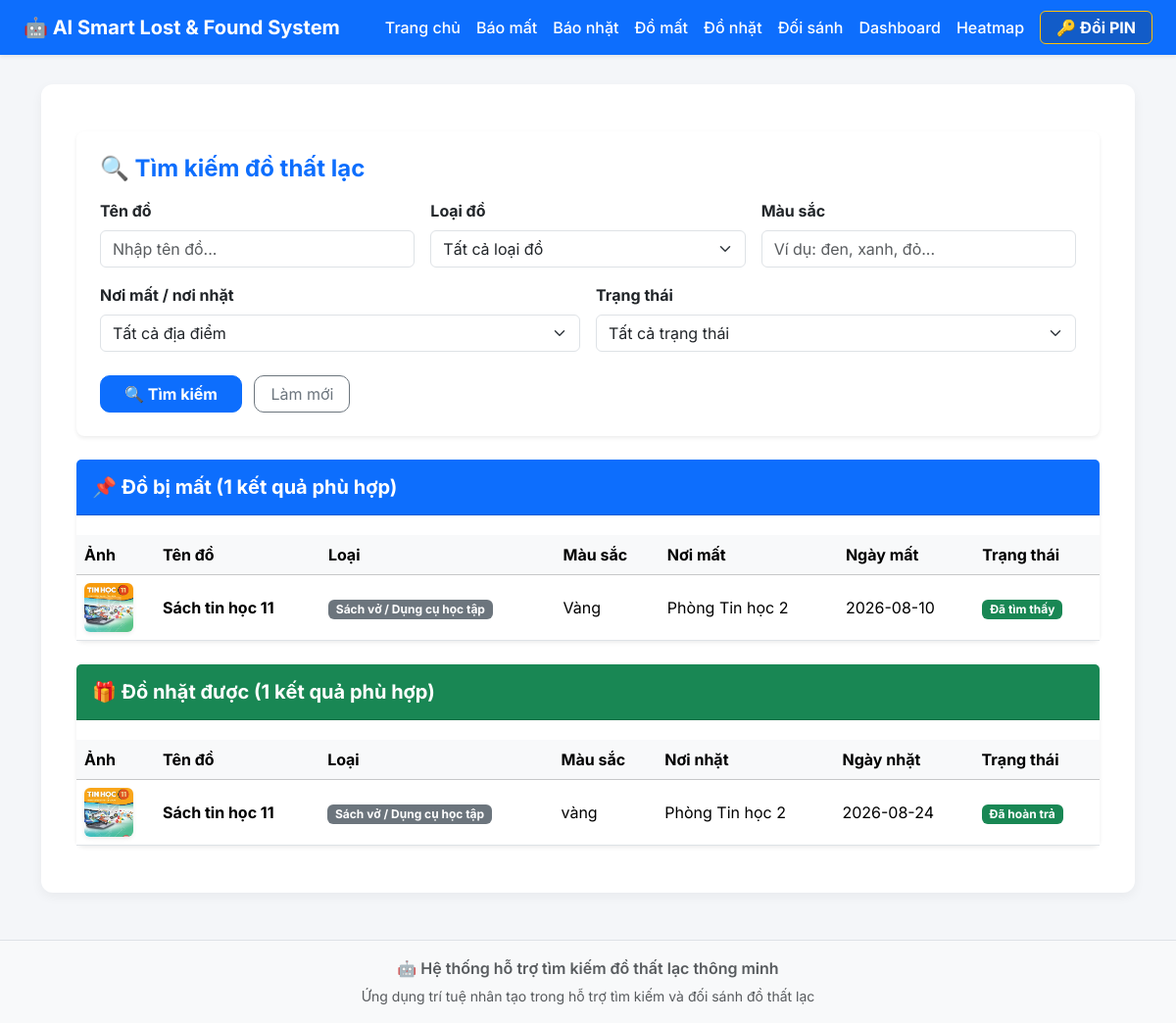
Screenshot of /search with the database file from the repository.
### models/lost_item.py (models this page shows, shortened)
class LostItem(db.Model):
    id = db.Column(
        db.Integer,
        primary_key=True
    )
    ten_do = db.Column(
        db.String(100)
    )
    loai_do = db.Column(
        db.String(100)
    )
    noi_mat = db.Column(
        db.String(100)
    )
    ngay_mat = db.Column(
        db.String(20)
    )
    mau_sac = db.Column(
    db.String(50)
    )
    hinh_anh = db.Column(
        db.String(200)
    )
    trang_thai = db.Column(
        db.String(30),
        default="DANG_TIM"
    )
    thoi_diem_tra = db.Column(
        db.DateTime,
        nullable=True
    )

### models/found_item.py (models this page shows)
class FoundItem(db.Model):
    id = db.Column(
        db.Integer,
        primary_key=True
    )
    ten_do = db.Column(
        db.String(100)
    )
    loai_do = db.Column(
        db.String(100)
    )
    noi_nhat = db.Column(
        db.String(200)
    )
    ngay_nhat = db.Column(
        db.String(50)
    )
    mau_sac = db.Column(
        db.String(50)
    )
    hinh_anh = db.Column(
        db.String(300)
    )
    trang_thai = db.Column(
        db.String(20),
        default="DANG_LUU_GIU"
    )
    thoi_diem_tra = db.Column(
        db.DateTime,
        nullable=True
    )

### app.py (the view)
@app.route("/search")
def search():
    keyword = request.args.get("keyword", "").strip()
    category = request.args.get("category", "").strip()
    location = request.args.get("location", "").strip()
    color = request.args.get("color", "").strip()
    status = request.args.get("status", "").strip()
    lost_query = LostItem.query
    if keyword:
        lost_query = lost_query.filter(LostItem.ten_do.contains(keyword))
    if category:
        lost_query = lost_query.filter(LostItem.loai_do == category)
    if location:
        lost_query = lost_query.filter(LostItem.noi_mat == location)
    if color:
        lost_query = lost_query.filter(LostItem.mau_sac.contains(color))
    if status in ("DANG_TIM", "DA_TIM"):
        lost_query = lost_query.filter(LostItem.trang_thai == status)
    elif status in ("DANG_LUU_GIU", "DA_TRA"):
        lost_query = lost_query.filter(LostItem.id == -1)
    lost_items = lost_query.order_by(LostItem.id.desc()).all()
    found_query = FoundItem.query
    if keyword:
        found_query = found_query.filter(FoundItem.ten_do.contains(keyword))
    if category:
        found_query = found_query.filter(FoundItem.loai_do == category)
    if location:
        found_query = found_query.filter(FoundItem.noi_nhat == location)
    if color:
        found_query = found_query.filter(FoundItem.mau_sac.contains(color))
    if status in ("DANG_LUU_GIU", "DA_TRA"):
        found_query = found_query.filter(FoundItem.trang_thai == status)
    elif status in ("DANG_TIM", "DA_TIM"):
        found_query = found_query.filter(FoundItem.id == -1)
    found_items = found_query.order_by(FoundItem.id.desc()).all()
    return render_template(
        "search.html",
        items=lost_items,
        lost_items=lost_items,
        found_items=found_items,
        keyword=keyword,
        category=category,
        location=location,
        color=color,
        status=status
    )

### templates/search.html (shortened to what this page needs)
{% extends "base.html" %}
{% block content %}
<div class="container my-4">
    <div class="card shadow-sm border-0 rounded-3 mb-4">
        <div class="card-body p-4">
            <h4 class="fw-bold mb-3 text-primary">🔍 Tìm kiếm đồ thất lạc</h4>
            <form action="/search" method="GET">
                <div class="row g-3">
                    <div class="col-md-4">
                        <label class="form-label fw-bold">Tên đồ</label>
                        <input type="text" name="keyword" class="form-control" placeholder="Nhập tên đồ..." value="{{ keyword }}">
                    </div>
                    <div class="col-md-4">
                        <label class="form-label fw-bold">Loại đồ</label>
                        <select name="category" class="form-select">
                            <option value="">Tất cả loại đồ</option>
                        </select>
                    </div>
                    <div class="col-md-4">
                        <label class="form-label fw-bold">Màu sắc</label>
                        <input type="text" name="color" class="form-control" placeholder="Ví dụ: đen, xanh, đỏ..." value="{{ color }}">
                    </div>
                    <div class="col-md-6">
                        <label class="form-label fw-bold">Nơi mất / nơi nhặt</label>
                        <select name="location" class="form-select">
                            <option value="">Tất cả địa điểm</option>
                        </select>
                    </div>
                    <div class="col-md-6">
                        <label class="form-label fw-bold">Trạng thái</label>
                        <select name="status" class="form-select">
                            <option value="">Tất cả trạng thái</option>
                        </select>
                    </div>
                </div>
                <div class="mt-4">
                    <button type="submit" class="btn btn-primary px-4 fw-bold">🔍 Tìm kiếm</button>
                    <a href="/search" class="btn btn-outline-secondary px-3 ms-2">Làm mới</a>
                </div>
            </form>
        </div>
    </div>
    <div class="card shadow-sm border-0 rounded-3 mb-4">
        <div class="card-header bg-primary text-white py-3">
            <h5 class="mb-0 fw-bold">📌 Đồ bị mất ({{ lost_items|length }} kết quả phù hợp)</h5>
        </div>
        <div class="card-body p-0">
            <div class="table-responsive">
                <table class="table table-hover align-middle mb-0">
                    <thead class="table-light">
                        <tr>
                            <th style="width: 80px;">Ảnh</th>
                            <th>Tên đồ</th>
                            <th>Loại</th>
                            <th>Màu sắc</th>
                            <th>Nơi mất</th>
                            <th>Ngày mất</th>
                            <th>Trạng thái</th>
                        </tr>
                    </thead>
                    <tbody>
                        {% for item in lost_items %}
                        <tr>
                            <td>
                                {% if item.hinh_anh %}
                                    <img src="{{ url_for('uploaded_file', filename=item.hinh_anh) }}" class="rounded shadow-sm" style="width: 50px; height: 50px; object-fit: cover;">
                                {% else %}
                                    <span class="text-muted">Không có</span>
                                {% endif %}
                            </td>
                            <td class="fw-bold">{{ item.ten_do }}</td>
                            <td><span class="badge bg-secondary">{{ item.loai_do }}</span></td>
                            <td>{{ item.mau_sac or 'Không rõ' }}</td>
                            <td>{{ item.noi_mat }}</td>
                            <td>{{ item.ngay_mat }}</td>
                            <td>
                                {% if item.trang_thai == 'DA_TIM' or item.trang_thai == 'Đã tìm thấy' %}
                                    <span class="badge bg-success">Đã tìm thấy</span>
                                {% else %}
                                    <span class="badge bg-warning text-dark">Đang tìm</span>
                                {% endif %}
                            </td>
                        </tr>
                        {% else %}
                        <tr>
                            <td colspan="7" class="text-center py-4 text-muted">Không tìm thấy đồ bị mất phù hợp.</td>
                        </tr>
                        {% endfor %}
                    </tbody>
                </table>
            </div>
        </div>
    </div>
    <div class="card shadow-sm border-0 rounded-3">
        <div class="card-header bg-success text-white py-3">
            <h5 class="mb-0 fw-bold">🎁 Đồ nhặt được ({{ found_items|length }} kết quả phù hợp)</h5>
        </div>
        <div class="card-body p-0">
            <div class="table-responsive">
                <table class="table table-hover align-middle mb-0">
                    <thead class="table-light">
                        <tr>
                            <th style="width: 80px;">Ảnh</th>
                            <th>Tên đồ</th>
                            <th>Loại</th>
                            <th>Màu sắc</th>
                            <th>Nơi nhặt</th>
                            <th>Ngày nhặt</th>
                            <th>Trạng thái</th>
                        </tr>
                    </thead>
                    <tbody>
                        {% for item in found_items %}
                        <tr>
                            <td>
                                {% if item.hinh_anh %}
                                    <img src="{{ url_for('uploaded_file', filename=item.hinh_anh) }}" class="rounded shadow-sm" style="width: 50px; height: 50px; object-fit: cover;">
                                {% else %}
                                    <span class="text-muted">Không có</span>
                                {% endif %}
                            </td>
                            <td class="fw-bold">{{ item.ten_do }}</td>
                            <td><span class="badge bg-secondary">{{ item.loai_do }}</span></td>
                            <td>{{ item.mau_sac or 'Không rõ' }}</td>
                            <td>{{ item.noi_nhat }}</td>
                            <td>{{ item.ngay_nhat }}</td>
                            <td>
                                {% if item.trang_thai == 'DA_TRA' or item.trang_thai == 'Đã hoàn trả' %}
                                    <span class="badge bg-success">Đã hoàn trả</span>
                                {% else %}
                                    <span class="badge bg-info text-dark">Đang lưu giữ</span>
                                {% endif %}
                            </td>
                        </tr>
                        {% else %}
                        <tr>
                            <td colspan="7" class="text-center py-4 text-muted">Không tìm thấy đồ nhặt được phù hợp.</td>
                        </tr>
                        {% endfor %}
                    </tbody>
                </table>
            </div>
        </div>
    </div>
</div>
{% endblock %}

### templates/base.html (shortened to what this page needs)
<!DOCTYPE html>
<html lang="vi">
<head>
    <link href="https://cdn.jsdelivr.net/npm/bootstrap@5.3.3/dist/css/bootstrap.min.css" rel="stylesheet">
    <link rel="stylesheet" href="{{ url_for('static', filename='css/style.css') }}">
</head>
<body>
<nav class="navbar navbar-expand-lg navbar-dark bg-primary shadow-sm">
    <div class="container-fluid px-4">
        <a class="navbar-brand fw-bold fs-5" href="/">
            🤖 AI Smart Lost & Found System
        </a>
        <div class="collapse navbar-collapse" id="menu">
            <ul class="navbar-nav ms-auto mb-2 mb-lg-0 align-items-lg-center">
                <li class="nav-item"><a class="nav-link" href="/">Trang chủ</a></li>
                <li class="nav-item"><a class="nav-link" href="/lost">Báo mất</a></li>
                <li class="nav-item"><a class="nav-link" href="/found">Báo nhặt</a></li>
                <li class="nav-item"><a class="nav-link" href="/lost-list">Đồ mất</a></li>
                <li class="nav-item"><a class="nav-link" href="/found-list">Đồ nhặt</a></li>
                <li class="nav-item"><a class="nav-link" href="/match">Đối sánh</a></li>
                <li class="nav-item"><a class="nav-link" href="/dashboard">Dashboard</a></li>
                <li class="nav-item"><a class="nav-link" href="/heatmap">Heatmap</a></li>
                <li class="nav-item ms-lg-2 mt-2 mt-lg-0">
                    <a class="nav-link text-warning fw-bold border border-warning rounded px-3 py-1 bg-dark bg-opacity-25" href="/change-pin">🔑 Đổi PIN</a>
                </li>
            </ul>
        </div>
    </div>
</nav>
<div class="container my-4">
    <div class="container-box">
        {% block content %}
        {% endblock %}
    </div>
</div>
<footer class="text-center py-3 text-muted border-top mt-5 bg-light">
    <p class="mb-1 fw-semibold">🤖 Hệ thống hỗ trợ tìm kiếm đồ thất lạc thông minh</p>
    <small>Ứng dụng trí tuệ nhân tạo trong hỗ trợ tìm kiếm và đối sánh đồ thất lạc</small>
</footer>
</body>
</html>

### static/css/style.css (style rules this page uses)
body { background:#f4f6f9; font-family:Arial,Helvetica,sans-serif; }
.navbar { background:#0d6efd; }
.navbar-brand, .nav-link { color:white !important; font-weight:bold; }
.container-box { background:white; margin-top:30px; padding:25px; border-radius:18px; box-shadow:0 5px 20px rgba(0,0,0,.08); }
.table { margin-top:20px; }
.table thead { background:#0d6efd; color:white; }
.btn { border-radius:10px; }
.card { border:none; border-radius:15px; box-shadow:0 3px 15px rgba(0,0,0,.1); }
footer { margin-top:60px; text-align:center; color:gray; padding:20px; }
img { border-radius:10px; }

### templates/base.html (style rules this page uses)
body, button, input, select, textarea, h1, h2, h3, h4, h5, h6, .card, .table, .nav-link { font-family: 'Inter', -apple-system, BlinkMacSystemFont, "Segoe UI", Roboto, "Helvetica Neue", Arial, sans-serif !important; }
.navbar-nav .nav-link { font-weight: 500; transition: all 0.2s ease-in-out; }
.container-box { background-color: #ffffff; border-radius: 12px; padding: 24px; box-shadow: 0 4px 12px rgba(0, 0, 0, 0.05); }

### rows the page displays
LostItem: hinh_anh (picture), ten_do "Sách tin học 11", loai_do "Sách vở / Dụng cụ học tập", mau_sac "Vàng", noi_mat "Phòng Tin học 2", ngay_mat "2026-08-10", trang_thai "Đã tìm thấy"
FoundItem: hinh_anh (picture), ten_do "Sách tin học 11", loai_do "Sách vở / Dụng cụ học tập", mau_sac "vàng", noi_nhat "Phòng Tin học 2", ngay_nhat "2026-08-24", trang_thai "Đã hoàn trả"

### other values shown
{{ lost_items|length }} "1"
{{ found_items|length }} "1"
